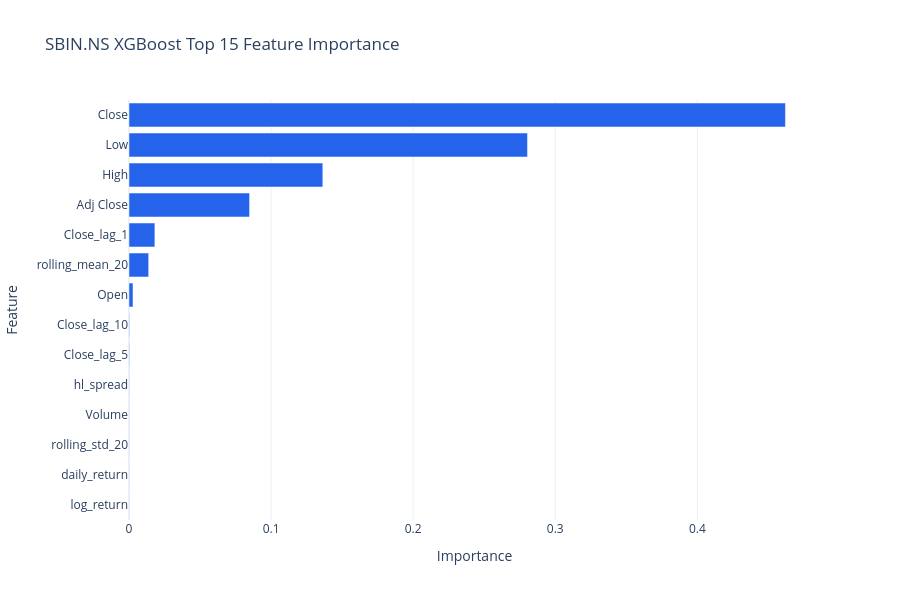

Notebook code for this chart:
### Markdown cell above
# 8. Feature Importance
Visualize the top 15 most important predictors from the trained XGBoost model.

### Code cell
importance = pd.Series(final_model.feature_importances_, index=feature_cols).sort_values(ascending=False).head(15)

fig_imp = go.Figure(
    go.Bar(
        x=importance.values[::-1],
        y=importance.index[::-1],
        orientation="h",
        marker_color="#2563eb"
    )
)
fig_imp.update_layout(
    title=f"{TICKER} XGBoost Top 15 Feature Importance",
    template="plotly_white",
    xaxis_title="Importance",
    yaxis_title="Feature",
    height=600
)
fig_imp.show()

### Figure 1 — Plotly figure (JSON) as saved in the notebook; plotly's stock layout.template omitted (floating-point values rounded to 4 significant figures)
{"data": [{"marker": {"color": "#2563eb"}, "orientation": "h", "type": "bar", "x": [0.0001185, 0.0001188, 0.0001313, 0.0001341, 0.0001497, 0.0003525, 0.0003644, 0.002837, 0.01384, 0.01822, 0.08486, 0.1364, 0.2805, 0.462], "y": ["log_return", "daily_return", "rolling_std_20", "Volume", "hl_spread", "Close_lag_5", "Close_lag_10", "Open", "rolling_mean_20", "Close_lag_1", "Adj Close", "High", "Low", "Close"]}], "layout": {"height": 600, "title": {"text": "SBIN.NS XGBoost Top 15 Feature Importance"}, "xaxis": {"title": {"text": "Importance"}}, "yaxis": {"title": {"text": "Feature"}}}}
